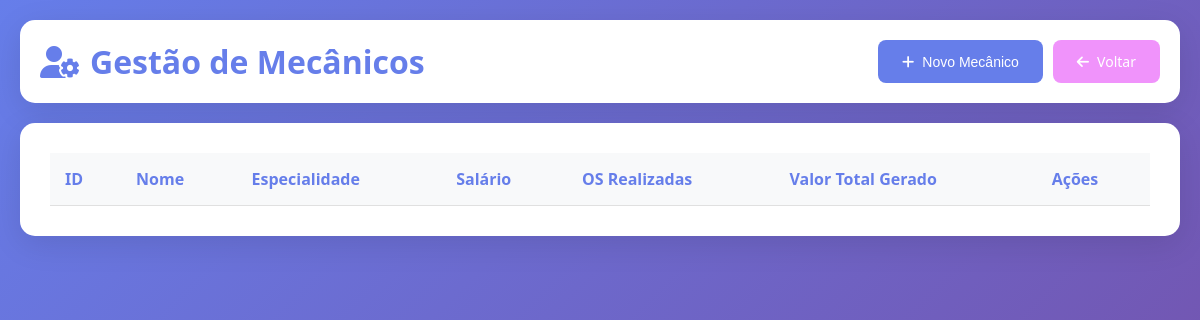
/php/mecanicos.php, run on an earlier commit of the app's database.
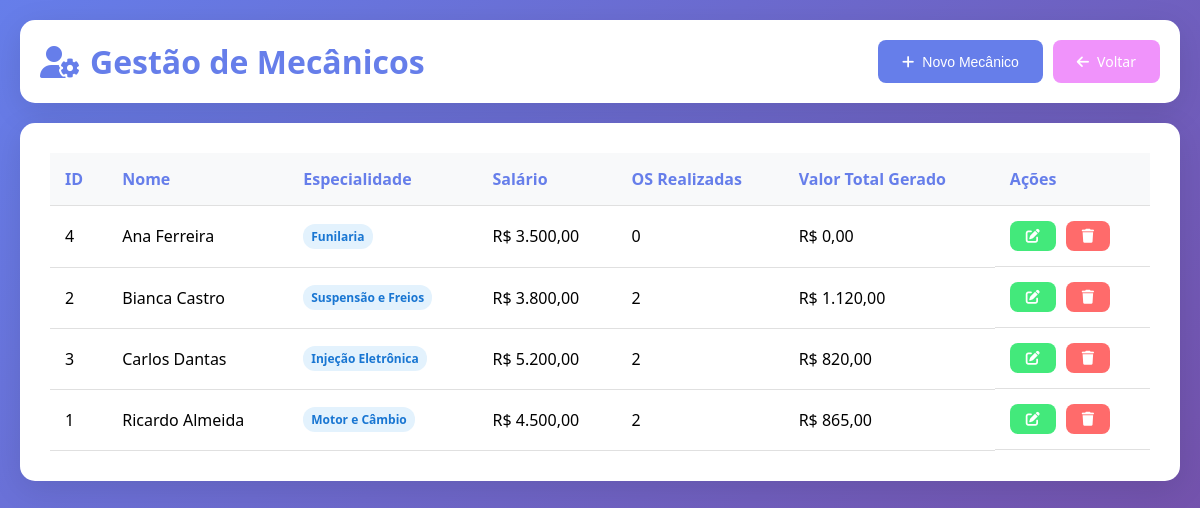
And on a later commit of the database.
### tables this page shows
CREATE TABLE Mecanico (
    id_mecanico INT PRIMARY KEY AUTO_INCREMENT,
    nome VARCHAR(100) NOT NULL,
    especialidade VARCHAR(50),
    salario DECIMAL(10, 2)
);

### php/mecanicos.php (the view, shortened to what this page needs)
<?php
require_once 'config.php';
$mecanicos = $pdo->query("
    SELECT m.*,
           COUNT(DISTINCT e.id_os) as total_os,
           COALESCE(SUM(os.valor_total), 0) as valor_total_os
    FROM Mecanico m
    LEFT JOIN Executa e ON m.id_mecanico = e.id_mecanico
    LEFT JOIN Ordem_Servico os ON e.id_os = os.id_os
    GROUP BY m.id_mecanico
    ORDER BY m.nome
")->fetchAll();
?>
<!DOCTYPE html>
<html lang="pt-BR">
<head>
    <link href="https://cdnjs.cloudflare.com/ajax/libs/font-awesome/6.4.0/css/all.min.css" rel="stylesheet">
</head>
<body>
    <div class="container">
        <div class="header">
            <h1><i class="fas fa-user-cog"></i> Gestão de Mecânicos</h1>
            <div style="display: flex; gap: 10px;">
                <button onclick="openModal()" class="btn btn-primary">
                    <i class="fas fa-plus"></i> Novo Mecânico
                </button>
                <a href="index.php" class="btn btn-back">
                    <i class="fas fa-arrow-left"></i> Voltar
                </a>
            </div>
        </div>
        <div class="card">
            <table>
                <thead>
                    <tr>
                        <th>ID</th>
                        <th>Nome</th>
                        <th>Especialidade</th>
                        <th>Salário</th>
                        <th>OS Realizadas</th>
                        <th>Valor Total Gerado</th>
                        <th>Ações</th>
                    </tr>
                </thead>
                <tbody>
                    <?php foreach ($mecanicos as $mecanico): ?>
                    <tr>
                        <td><?php echo $mecanico['id_mecanico']; ?></td>
                        <td><?php echo htmlspecialchars($mecanico['nome']); ?></td>
                        <td>
                            <?php if ($mecanico['especialidade']): ?>
                                <span class="badge"><?php echo htmlspecialchars($mecanico['especialidade']); ?></span>
                            <?php else: ?>
                                <span style="color: #999;">Não informado</span>
                            <?php endif; ?>
                        </td>
                        <td>R$ <?php echo number_format($mecanico['salario'], 2, ',', '.'); ?></td>
                        <td><?php echo $mecanico['total_os']; ?></td>
                        <td>R$ <?php echo number_format($mecanico['valor_total_os'], 2, ',', '.'); ?></td>
                        <td class="actions">
                            <button onclick='editMecanico(<?php echo json_encode($mecanico); ?>)' class="btn btn-success">
                                <i class="fas fa-edit"></i>
                            </button>
                            <form method="POST" style="display: inline;" onsubmit="return confirm('Deseja excluir este mecânico?')">
                                <button type="submit" class="btn btn-danger">
                                    <i class="fas fa-trash"></i>
                                </button>
                            </form>
                        </td>
                    </tr>
                    <?php endforeach; ?>
                </tbody>
            </table>
        </div>
    </div>
</body>
</html>

What changed in the data, as far as the page shows it:
added mecanico: id_mecanico "4", nome "Ana Ferreira", especialidade "Funilaria", salario "3.500,00", total_os "0", valor_total_os "0,00"
added mecanico: id_mecanico "2", nome "Bianca Castro", especialidade "Suspensão e Freios", salario "3.800,00", total_os "2", valor_total_os "1.120,00"
added mecanico: id_mecanico "3", nome "Carlos Dantas", especialidade "Injeção Eletrônica", salario "5.200,00", total_os "2", valor_total_os "820,00"
added mecanico: id_mecanico "1", nome "Ricardo Almeida", especialidade "Motor e Câmbio", salario "4.500,00", total_os "2", valor_total_os "865,00"
